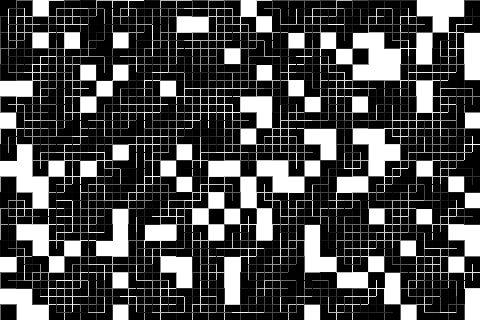
Frame 1 (no input)
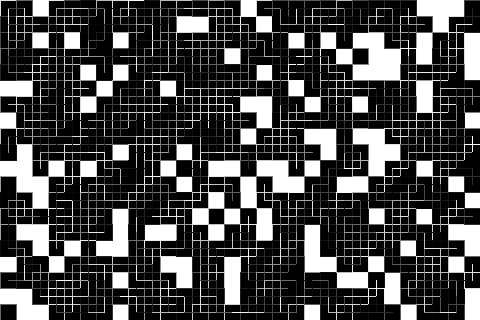
Frame 60 (the mouse pressed at the canvas centre just before this capture)
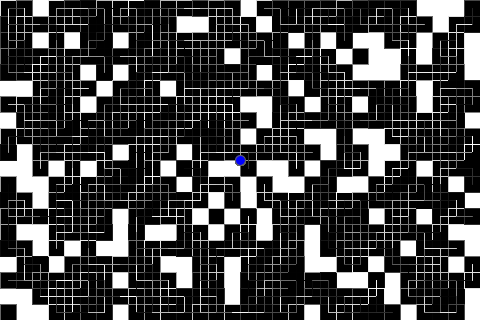
Frame 120 (the mouse held since frame 60 and released just before this capture)

The Processing sketch that drew these frames (run headless with seeded random() and noise(); from frame 60 on, the mouse is pressed at the canvas centre):

// Processing sketch: ObstacleAvoidance_PathPlanning
// ── ObstacleAvoidance_PathPlanning.pde
//Dylan Conley
//ObstacleAvoidance_PathPlanning
//3/31/15
int[][] nmap;
int start = -1;
int end = -1;

ArrayList openSet;  //will hold the walkable nodes
ArrayList closedSet; // will hold the unwalkable nodes
ArrayList nodes;
ArrayList path;  //will hold the current path being tested.

void setup()
{
   size(480,320);
   background(255);
   smooth();
   nmap = new int[height/16][width/16];
  //Constructors for arrays
  openSet = new ArrayList();
  closedSet = new ArrayList();
  nodes = new ArrayList(); 
  path = new ArrayList();
  generateMap();
}

void draw()
{
  Node t1,t2;
  //goes through the whole array of nodes
  for ( int i = 0; i < nodes.size(); i++ ) 
  {
    //Gets what type of node it is.
    t1 = (Node)nodes.get(i);
    
    //Green for the start node
    if (i==start) 
    {
      //fill(0,255,0);
     // rect(t1.x,t1.y,16,16);
     fill(0,0,255);
      ellipse(t1.x, t1.y, 10, 10);
    }
    //red for the end node
    else if (i==end) 
    {
      //fill(255,0,0);
      //rect(t1.x,t1.y,16,16);
      fill(0,0,255);
      ellipse(t1.x, t1.y, 10, 10);
    }
    else 
    {
      //draws the path in white
      if (path.contains(t1)) 
      {
       //fill(0,0,255);
       //ellipse(t1.x, t1.y, 5, 5);
       //fill(0,150,150);
       //rect(t1.x,t1.y,16,16);
      }
      //draws the empty square for the walkable nodes
      else 
      {
        fill(0);
        rect(t1.x,t1.y,16,16);
      }
    }
    //draws the grid graph of possible walkable nodes
    for ( int ii = 0; ii < t1.nbors.size(); ii++ ) {
      t2 = (Node)t1.nbors.get(ii);
      stroke(map( ((Float)t1.nCost.get(ii)) , 0.25, 2.0, 0, 255 ) );
      line(t1.x+8,t1.y+8,t2.x+8,t2.y+8);
    }
  }
}

void mousePressed() 
{
  //checks if spot clicked is a walkable spot
  if (nmap[int(floor(mouseY/16))][int(floor(mouseX/16))]!=-1) 
  {
    //checks if start spot is still needed
    if (start==-1) 
    {
      //sets the start spot
      start = nmap[int(floor(mouseY/16))][int(floor(mouseX/16))];
    }
    //if start isn't needed it checks if end spot is needed
    else if (end==-1) 
    {
      //sets the end spot
      end = nmap[int(floor(mouseY/16))][int(floor(mouseX/16))];
      //prints if path was found or not
      println( astar(start,end) );
      //resets the end if it is at start
      if (end==start) 
      {
        end = -1;
      }
    }
    //resets all the values to start a new walk
    else 
    {
      start = -1;
      end = -1;
      path.clear();
    }
  }
}


// ── Node.pde
class Node 
{
  float x,y;
  float g,h;
  int p;
  ArrayList nbors; //array of node objects, not indecies
  ArrayList nCost; //cost multiplier for each corresponding
  Node(float _x,float _y) 
  {
    x = _x;
    y = _y;
    g = 0;
    h = 0;
    p = -1;
    nbors = new ArrayList();
    nCost = new ArrayList();
  }
  void addNbor(Node _node,float cm) 
  {
    nbors.add(_node); 
    nCost.add(new Float(cm));
  }
}

// ── Run.pde
void generateMap()
{
  int q;
  Node n2;
  //loops through the whole width of the map
  for ( int ix = 0; ix < width/16.0; ix+=1 ) 
  {
    //for each lopop in width it goes through all the possible 
    //heights
    for ( int iy = 0; iy < height/16.0; iy+=1) 
    {
      nmap[iy][ix] = -1;
      //creates a 
      if (floor(random(5))!=0) 
      {
        nodes.add(new Node(ix*16,iy*16));
        nmap[iy][ix] = nodes.size()-1;
        if (ix>0) {
          if (nmap[iy][ix-1]!=-1) {
            n2 = (Node)nodes.get(nodes.size()-1);
            float cost = random(0.25,2);
            n2.addNbor((Node)nodes.get(nmap[iy][ix-1]),cost);
            ((Node)nodes.get(nmap[iy][ix-1])).addNbor(n2,cost);
          }
        }
        if (iy>0) {
          if (nmap[iy-1][ix]!=-1) {
            n2 = (Node)nodes.get(nodes.size()-1);
            float cost = random(0.25,2);
            n2.addNbor((Node)nodes.get(nmap[iy-1][ix]),cost); 
            ((Node)nodes.get(nmap[iy-1][ix])).addNbor(n2,cost);
          }
        }
      }
    }
  }
}

//finds distance between two given x and y values (from a node)
float distance(float x1,float y1,float x2,float y2) 
{
  return sqrt(abs(y2-y1)+abs(x2-x1));

}
boolean astar(int iStart,int iEnd) {
  //A* Pathfinding Algorithm
  //Finds short path from node[iStart] to node[iEnd]
  //Works strictly off nodes, so not grid depended at all
  float endX,endY;
  endX = ((Node)nodes.get(iEnd)).x;
  endY = ((Node)nodes.get(iEnd)).y;
  openSet.clear();
  closedSet.clear();
  path.clear();
  
  //add initial node to openSet
  openSet.add( ((Node)nodes.get(iStart)) );
  ((Node)openSet.get(0)).p = -1;
  ((Node)openSet.get(0)).g = 0;
  ((Node)openSet.get(0)).h = distance( ((Node)openSet.get(0)).x, ((Node)openSet.get(0)).y, endX, endY );
  
  Node current;
  float tentativeGScore;
  boolean tentativeIsBetter;
  float lowest = 999999999;
  int lowId = -1;
  
  while( openSet.size()>0 ) {
    //find the node in openSet with the lowest f (g+h scores) and put its index in lowId
    lowest = 999999999;
    for ( int a = 0; a < openSet.size(); a++ ) {
      if ( ( ((Node)openSet.get(a)).g+((Node)openSet.get(a)).h ) <= lowest ) {
        lowest = ( ((Node)openSet.get(a)).g+((Node)openSet.get(a)).h );
        lowId = a;
      }
    }
    current = (Node)openSet.get(lowId);
    if ( (current.x == endX) && (current.y == endY) ) { //path found
      //follow parents backward from goal
      Node d = (Node)openSet.get(lowId);
      while( d.p != -1 ) {
        //place to move from nodes
        //println(d.p);
        path.add( d );
        d = (Node)nodes.get(d.p);
      }
      return true;
    }
    closedSet.add( (Node)openSet.get(lowId) );
    openSet.remove( lowId );
    for ( int n = 0; n < current.nbors.size(); n++ ) {
      if ( closedSet.contains( (Node)current.nbors.get(n) ) ) {
        continue;
      }
      tentativeGScore = current.g + distance( current.x, current.y, ((Node)current.nbors.get(n)).x, ((Node)current.nbors.get(n)).y )*((Float)current.nCost.get(n));
      if ( !openSet.contains( (Node)current.nbors.get(n) ) ) {
        openSet.add( (Node)current.nbors.get(n) );
        tentativeIsBetter = true;
      }
      else if ( tentativeGScore < ((Node)current.nbors.get(n)).g ) {
        tentativeIsBetter = true;
      }
      else {
        tentativeIsBetter = false;
      }
      
      if ( tentativeIsBetter ) {
        ((Node)current.nbors.get(n)).p = nodes.indexOf( (Node)closedSet.get(closedSet.size()-1) ); //!!!!
        ((Node)current.nbors.get(n)).g = tentativeGScore;
        ((Node)current.nbors.get(n)).h = distance( ((Node)current.nbors.get(n)).x, ((Node)current.nbors.get(n)).y, endX, endY );
      }
    }
  }
  //no path found
  return false;
}
